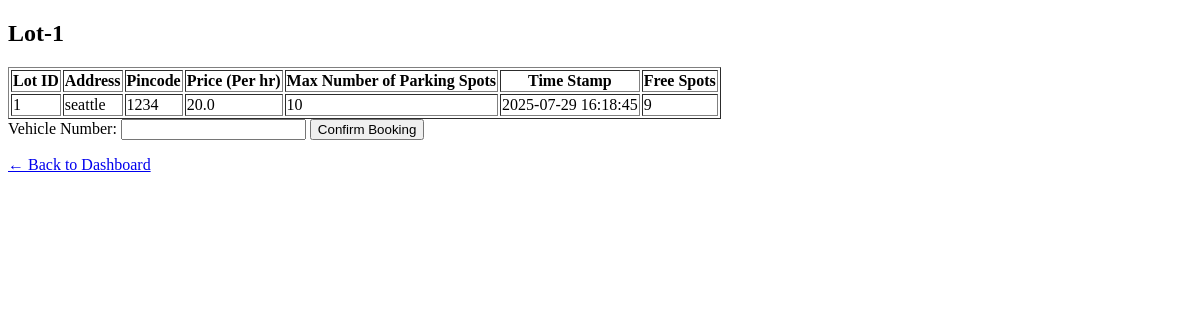
/lot/choose/1, run on an earlier commit of the app's database.
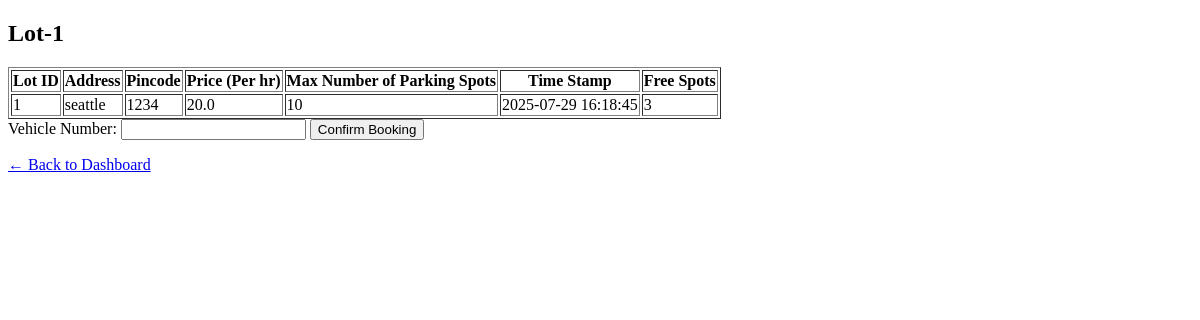
And on a later commit of the database.
### tables this page shows
CREATE TABLE ParkingLots (
              lot_id         INTEGER PRIMARY KEY AUTOINCREMENT,
              address        TEXT    NOT NULL,
              pin_code       TEXT,
              price_per_hour REAL    NOT NULL,
              max_spots      INTEGER NOT NULL,
              created_at     DATETIME DEFAULT CURRENT_TIMESTAMP,
              free_spots   INTEGER NOT NULL
            );

### app.py (the view, shortened to what this page needs)
@app.route('/lot/choose/<int:lotid>', methods=['GET', 'POST'])
def book_lot(lotid):
    print("line 1")
    states = [
        "AP", "AR", "AS", "BR", "CG", "CH", "DD", "DL",
        "GA", "GJ", "HP", "HR", "JH", "JK", "KA", "KL",
        "LA", "LD", "MH", "ML", "MN", "MP", "MZ", "NL",
        "OD", "PB", "PY", "RJ", "SK", "TG", "TN", "TR",
        "UK", "UP", "WB"
    ]
    lot = get_lot(lotid)
    print("form request")
    return render_template(
        'userLotDetails.html',
        lot=lot, userid=session.get('user_id')
    )

### app.py (called while the page is built)
def get_lot(lotid):
    with sqlite3.connect(DB) as con:
        cur = con.cursor()
        cur.execute('SELECT * FROM ParkingLots WHERE lot_id = ?', (lotid,))
        return cur.fetchone()

### templates/userLotDetails.html (shortened to what this page needs)
<!DOCTYPE html>
<html lang="en">
<head>
</head>
<body>
<h2>Lot-{{lot[0]}}</h2>
<table border="1">
    <tr>
        <th>Lot ID</th>
        <th>Address</th>
        <th>Pincode</th>
        <th>Price (Per hr)</th>
        <th>Max Number of Parking Spots</th>
        <th>Time Stamp</th>
        <th>Free Spots</th>
    </tr>
    <tr>
            <td>{{ lot[0] }}</td>
            <td>{{ lot[1] }}</td>
            <td>{{ lot[2] }}</td>
            <td>{{ lot[3] }}</td>
            <td>{{ lot[4] }}</td>
            <td>{{ lot[5] }}</td>
            <td>{{ lot[6] }}</td>
    </tr>
</table>
  <form method="post" action="{{ url_for('book_lot', lotid=lot[0]) }}">
    <label for="vehicle_number">Vehicle Number:</label>
    <input type="text" id="vehicle_number" name="vehicle_number" required>
    <button type="submit">Confirm Booking</button>
  </form>
  <p><a href="{{ url_for('dashboard', userid=userid) }}">← Back to Dashboard</a></p>
</body>
</html>

What changed in the data, as far as the page shows it:
changed ParkingLots "seattle": free_spots "9" → "3"
